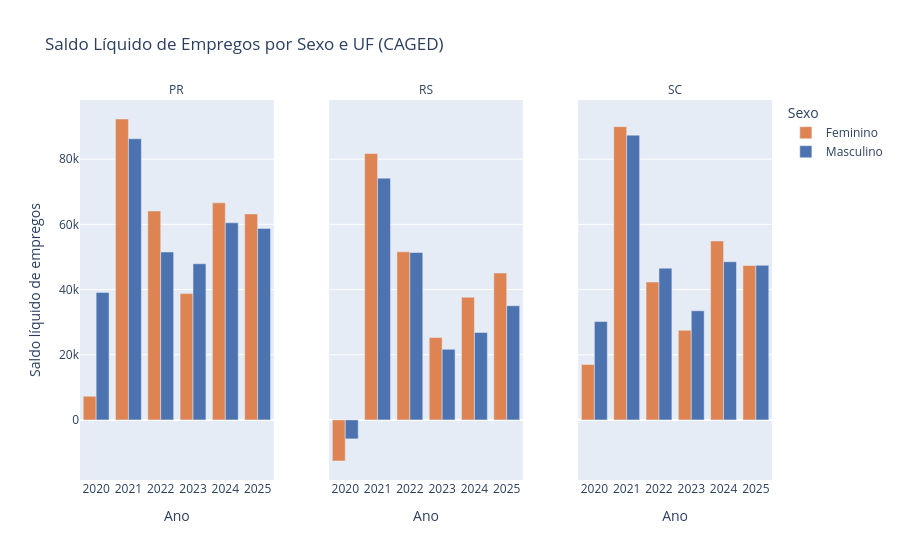

Source (notebook cell):
### Markdown cell above
## 5.2 — Saldo de Empregos por Sexo e UF (CAGED)

### Code cell
df_vagas = pd.read_csv(config.gold_dir / "vagas_saldo_por_uf_perfil.csv", encoding="utf-8")
df_vagas = df_vagas[df_vagas["sexo"].isin(["Masculino", "Feminino"])]

df_saldo_sexo = (
    df_vagas.groupby(["ano", "sigla_uf", "sexo"])["saldo"]
    .sum()
    .reset_index()
)
df_saldo_sexo["ano"] = df_saldo_sexo["ano"].astype(str)

fig2 = px.bar(
    df_saldo_sexo,
    x="ano",
    y="saldo",
    color="sexo",
    color_discrete_map={"Masculino": "#4C72B0", "Feminino": "#DD8452"},
    barmode="group",
    facet_col="sigla_uf",
    facet_col_spacing=0.08,
    title="Saldo Líquido de Empregos por Sexo e UF (CAGED)",
    labels={"saldo": "Saldo líquido", "ano": "Ano", "sexo": "Sexo"},
)
fig2.update_layout(legend_title_text="Sexo", yaxis_title="Saldo líquido de empregos")
fig2.for_each_annotation(lambda a: a.update(text=a.text.split("=")[-1]))
fig2.show()

### Figure 1 — Plotly figure (JSON) as saved in the notebook; plotly's stock layout.template omitted (floating-point values rounded to 4 significant figures)
{"data": [{"alignmentgroup": "True", "hovertemplate": "Sexo=Feminino<br>sigla_uf=PR<br>Ano=%{x}<br>Saldo líquido=%{y}<extra></extra>", "legendgroup": "Feminino", "marker": {"color": "#DD8452", "pattern": {"shape": ""}}, "name": "Feminino", "offsetgroup": "Feminino", "orientation": "v", "showlegend": true, "textposition": "auto", "type": "bar", "x": ["2020", "2021", "2022", "2023", "2024", "2025"], "xaxis": "x", "y": [7246, 92331, 64110, 38757, 66607, 63208], "yaxis": "y"}, {"alignmentgroup": "True", "hovertemplate": "Sexo=Feminino<br>sigla_uf=RS<br>Ano=%{x}<br>Saldo líquido=%{y}<extra></extra>", "legendgroup": "Feminino", "marker": {"color": "#DD8452", "pattern": {"shape": ""}}, "name": "Feminino", "offsetgroup": "Feminino", "orientation": "v", "showlegend": false, "textposition": "auto", "type": "bar", "x": ["2020", "2021", "2022", "2023", "2024", "2025"], "xaxis": "x2", "y": [-12615, 81728, 51567, 25273, 37634, 45048], "yaxis": "y2"}, {"alignmentgroup": "True", "hovertemplate": "Sexo=Feminino<br>sigla_uf=SC<br>Ano=%{x}<br>Saldo líquido=%{y}<extra></extra>", "legendgroup": "Feminino", "marker": {"color": "#DD8452", "pattern": {"shape": ""}}, "name": "Feminino", "offsetgroup": "Feminino", "orientation": "v", "showlegend": false, "textposition": "auto", "type": "bar", "x": ["2020", "2021", "2022", "2023", "2024", "2025"], "xaxis": "x3", "y": [17014, 89988, 42309, 27471, 54902, 47392], "yaxis": "y3"}, {"alignmentgroup": "True", "hovertemplate": "Sexo=Masculino<br>sigla_uf=PR<br>Ano=%{x}<br>Saldo líquido=%{y}<extra></extra>", "legendgroup": "Masculino", "marker": {"color": "#4C72B0", "pattern": {"shape": ""}}, "name": "Masculino", "offsetgroup": "Masculino", "orientation": "v", "showlegend": true, "textposition": "auto", "type": "bar", "x": ["2020", "2021", "2022", "2023", "2024", "2025"], "xaxis": "x", "y": [39104, 86252, 51515, 47918, 60482, 58756], "yaxis": "y"}, {"alignmentgroup": "True", "hovertemplate": "Sexo=Masculino<br>sigla_uf=RS<br>Ano=%{x}<br>Saldo líquido=%{y}<extra></extra>", "legendgroup": "Masculino", "marker": {"color": "#4C72B0", "pattern": {"shape": ""}}, "name": "Masculino", "offsetgroup": "Masculino", "orientation": "v", "showlegend": false, "textposition": "auto", "type": "bar", "x": ["2020", "2021", "2022", "2023", "2024", "2025"], "xaxis": "x2", "y": [-5831, 74187, 51365, 21658, 26832, 35012], "yaxis": "y2"}, {"alignmentgroup": "True", "hovertemplate": "Sexo=Masculino<br>sigla_uf=SC<br>Ano=%{x}<br>Saldo líquido=%{y}<extra></extra>", "legendgroup": "Masculino", "marker": {"color": "#4C72B0", "pattern": {"shape": ""}}, "name": "Masculino", "offsetgroup": "Masculino", "orientation": "v", "showlegend": false, "textposition": "auto", "type": "bar", "x": ["2020", "2021", "2022", "2023", "2024", "2025"], "xaxis": "x3", "y": [30167, 87374, 46570, 33493, 48536, 47431], "yaxis": "y3"}], "layout": {"annotations": [{"font": {}, "showarrow": false, "text": "PR", "x": 0.14, "xanchor": "center", "xref": "paper", "y": 1, "yanchor": "bottom", "yref": "paper"}, {"font": {}, "showarrow": false, "text": "RS", "x": 0.5, "xanchor": "center", "xref": "paper", "y": 1, "yanchor": "bottom", "yref": "paper"}, {"font": {}, "showarrow": false, "text": "SC", "x": 0.86, "xanchor": "center", "xref": "paper", "y": 1, "yanchor": "bottom", "yref": "paper"}], "barmode": "group", "legend": {"title": {"text": "Sexo"}, "tracegroupgap": 0}, "title": {"text": "Saldo Líquido de Empregos por Sexo e UF (CAGED)"}, "xaxis": {"anchor": "y", "domain": [0, 0.28], "title": {"text": "Ano"}}, "xaxis2": {"anchor": "y2", "domain": [0.36, 0.64], "matches": "x", "title": {"text": "Ano"}}, "xaxis3": {"anchor": "y3", "domain": [0.72, 1], "matches": "x", "title": {"text": "Ano"}}, "yaxis": {"anchor": "x", "domain": [0, 1], "title": {"text": "Saldo líquido de empregos"}}, "yaxis2": {"anchor": "x2", "domain": [0, 1], "matches": "y", "showticklabels": false}, "yaxis3": {"anchor": "x3", "domain": [0, 1], "matches": "y", "showticklabels": false}}}
